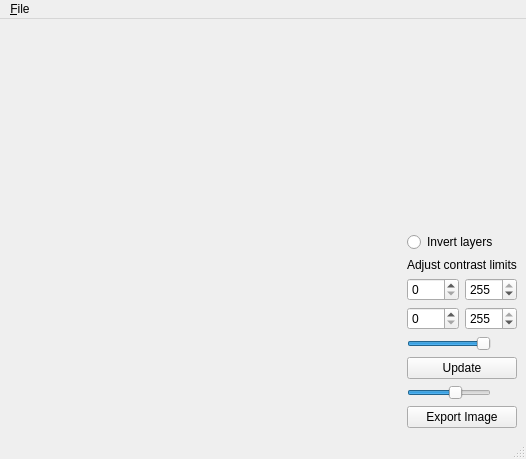
<?xml version="1.0" encoding="UTF-8"?>
<ui version="4.0">
 <class>MainWindow</class>
 <widget class="QMainWindow" name="MainWindow">
  <property name="geometry">
   <rect>
    <x>0</x>
    <y>0</y>
    <width>526</width>
    <height>459</height>
   </rect>
  </property>
  <property name="windowTitle">
   <string>MainWindow</string>
  </property>
  <widget class="QWidget" name="centralwidget">
   <property name="sizePolicy">
    <sizepolicy hsizetype="Preferred" vsizetype="Preferred">
     <horstretch>0</horstretch>
     <verstretch>0</verstretch>
    </sizepolicy>
   </property>
   <property name="minimumSize">
    <size>
     <width>0</width>
     <height>0</height>
    </size>
   </property>
   <layout class="QHBoxLayout" name="horizontalLayout_3">
    <item>
     <widget class="GraphicsLayoutWidget" name="imageWidget" native="true">
      <property name="sizePolicy">
       <sizepolicy hsizetype="Expanding" vsizetype="Expanding">
        <horstretch>0</horstretch>
        <verstretch>0</verstretch>
       </sizepolicy>
      </property>
      <property name="minimumSize">
       <size>
        <width>300</width>
        <height>300</height>
       </size>
      </property>
      <property name="acceptDrops">
       <bool>false</bool>
      </property>
     </widget>
    </item>
    <item>
     <layout class="QVBoxLayout" name="verticalLayout">
      <item>
       <spacer name="verticalSpacer">
        <property name="orientation">
         <enum>Qt::Vertical</enum>
        </property>
        <property name="sizeHint" stdset="0">
         <size>
          <width>20</width>
          <height>40</height>
         </size>
        </property>
       </spacer>
      </item>
      <item>
       <widget class="QRadioButton" name="button_InvertLayers">
        <property name="text">
         <string>Invert layers</string>
        </property>
       </widget>
      </item>
      <item>
       <widget class="QLabel" name="labelAdjustContrastLimits">
        <property name="text">
         <string>Adjust contrast limits</string>
        </property>
       </widget>
      </item>
      <item>
       <layout class="QHBoxLayout" name="horizontalLayout_2">
        <item>
         <widget class="QSpinBox" name="spinBox_LowLimitIm1">
          <property name="maximum">
           <number>255</number>
          </property>
         </widget>
        </item>
        <item>
         <widget class="QSpinBox" name="spinBox_HighLimitIm1">
          <property name="maximum">
           <number>255</number>
          </property>
          <property name="value">
           <number>255</number>
          </property>
         </widget>
        </item>
       </layout>
      </item>
      <item>
       <layout class="QHBoxLayout" name="horizontalLayout">
        <item>
         <widget class="QSpinBox" name="spinBox_LowLimitIm2">
          <property name="maximum">
           <number>255</number>
          </property>
         </widget>
        </item>
        <item>
         <widget class="QSpinBox" name="spinBox_HighLimitIm2">
          <property name="maximum">
           <number>255</number>
          </property>
          <property name="value">
           <number>255</number>
          </property>
         </widget>
        </item>
       </layout>
      </item>
      <item>
       <widget class="QSlider" name="highLimitSlider">
        <property name="sizePolicy">
         <sizepolicy hsizetype="Fixed" vsizetype="Fixed">
          <horstretch>0</horstretch>
          <verstretch>0</verstretch>
         </sizepolicy>
        </property>
        <property name="maximum">
         <number>255</number>
        </property>
        <property name="value">
         <number>255</number>
        </property>
        <property name="orientation">
         <enum>Qt::Horizontal</enum>
        </property>
       </widget>
      </item>
      <item>
       <widget class="QPushButton" name="updateButton">
        <property name="text">
         <string>Update</string>
        </property>
       </widget>
      </item>
      <item>
       <widget class="QSlider" name="alphaSlider">
        <property name="sizePolicy">
         <sizepolicy hsizetype="Fixed" vsizetype="Fixed">
          <horstretch>0</horstretch>
          <verstretch>0</verstretch>
         </sizepolicy>
        </property>
        <property name="minimumSize">
         <size>
          <width>0</width>
          <height>0</height>
         </size>
        </property>
        <property name="maximum">
         <number>255</number>
        </property>
        <property name="value">
         <number>150</number>
        </property>
        <property name="orientation">
         <enum>Qt::Horizontal</enum>
        </property>
       </widget>
      </item>
      <item>
       <widget class="QPushButton" name="pushButton_ExportIm">
        <property name="text">
         <string>Export Image</string>
        </property>
       </widget>
      </item>
     </layout>
    </item>
   </layout>
  </widget>
  <widget class="QMenuBar" name="menubar">
   <property name="geometry">
    <rect>
     <x>0</x>
     <y>0</y>
     <width>526</width>
     <height>21</height>
    </rect>
   </property>
   <widget class="QMenu" name="menu_File">
    <property name="title">
     <string>&amp;File</string>
    </property>
    <addaction name="action_Open"/>
    <addaction name="action_Load_demo"/>
    <addaction name="separator"/>
    <addaction name="action_Export_Image"/>
    <addaction name="separator"/>
    <addaction name="action_Exit"/>
   </widget>
   <addaction name="menu_File"/>
  </widget>
  <widget class="QStatusBar" name="statusbar"/>
  <action name="action_Open">
   <property name="icon">
    <iconset>
     <normaloff>resources/file-open.png</normaloff>resources/file-open.png</iconset>
   </property>
   <property name="text">
    <string>&amp;Open...</string>
   </property>
   <property name="toolTip">
    <string>Open an image</string>
   </property>
  </action>
  <action name="action_Load_demo">
   <property name="icon">
    <iconset>
     <normaloff>resources/help-content.png</normaloff>resources/help-content.png</iconset>
   </property>
   <property name="text">
    <string>&amp;Load Demo</string>
   </property>
  </action>
  <action name="action_Export_Image">
   <property name="icon">
    <iconset>
     <normaloff>resources/edit-copy.png</normaloff>resources/edit-copy.png</iconset>
   </property>
   <property name="text">
    <string>Export &amp;Image</string>
   </property>
  </action>
  <action name="action_Exit">
   <property name="icon">
    <iconset>
     <normaloff>resources/file-exit.png</normaloff>resources/file-exit.png</iconset>
   </property>
   <property name="text">
    <string>&amp;Exit</string>
   </property>
  </action>
 </widget>
 <customwidgets>
  <customwidget>
   <class>GraphicsLayoutWidget</class>
   <extends>QWidget</extends>
   <header>pyqtgraph</header>
   <container>1</container>
  </customwidget>
 </customwidgets>
 <resources/>
 <connections/>
</ui>
